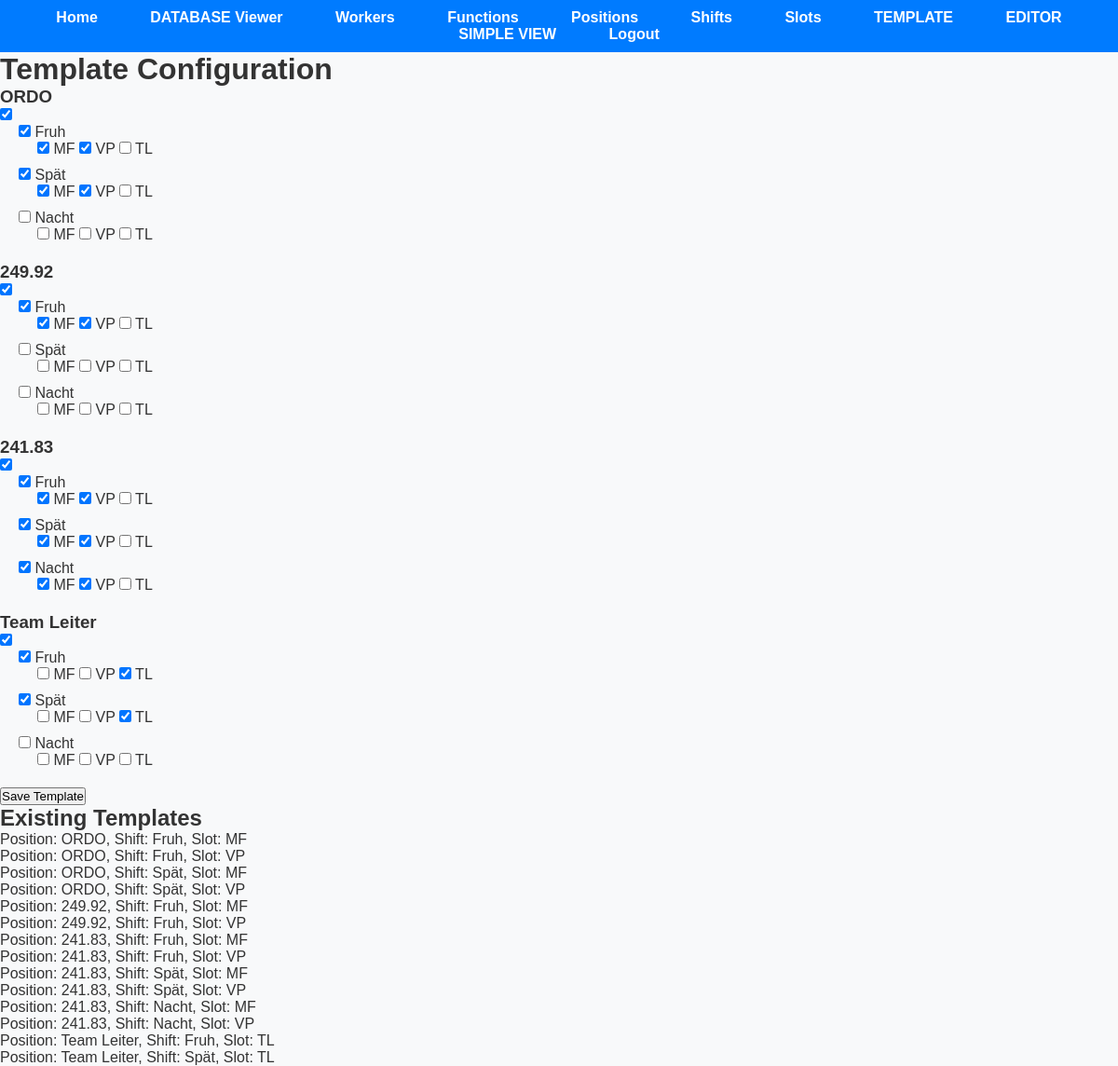
Screenshot of /template (signed in) with the database file from the repository.
### app.py (models this page shows, shortened)
class Position(db.Model):
    position_id = db.Column(db.Integer, primary_key=True)
    user_id = db.Column(db.Integer, nullable=False)
    name = db.Column(db.String(50), nullable=False)

class Shift(db.Model):
    shift_id = db.Column(db.Integer, primary_key=True)
    user_id = db.Column(db.Integer, nullable=False)
    name = db.Column(db.String(50), nullable=False)

class Template(db.Model):
    id = db.Column(db.Integer, primary_key=True)
    user_id = db.Column(db.Integer, db.ForeignKey('user.id'), nullable=False)
    position_id = db.Column(db.Integer, db.ForeignKey('position.position_id'), nullable=False)
    shift_id = db.Column(db.Integer, db.ForeignKey('shift.shift_id'), nullable=False)
    slot_id = db.Column(db.Integer, db.ForeignKey('slot.slot_id'), nullable=False)
    user = db.relationship('User', backref=db.backref('templates', lazy=True))
    position = db.relationship('Position', backref='templates')
    shift = db.relationship('Shift', backref='templates')
    slot = db.relationship('Slot', backref='templates')

class Slot(db.Model):
    slot_id = db.Column(db.Integer, primary_key=True)
    user_id = db.Column(db.Integer, nullable=False)
    name = db.Column(db.String(50), nullable=False)

### app.py (the view, shortened to what this page needs)
@app.route('/template', methods=['GET', 'POST'])
@login_required
@employer_required
def template():
    user_id = current_user.id
    positions = Position.query.filter_by(user_id=user_id).all()
    shifts = Shift.query.filter_by(user_id=user_id).all()
    slots = Slot.query.filter_by(user_id=user_id).all()
    existing_templates = Template.query.filter_by(user_id=user_id).all()
    selected_combinations = {(template.position_id, template.shift_id, template.slot_id) for template in existing_templates}
    print(selected_combinations)  # Debugging: print selected_combinations to see its contents
    return render_template('template.html', positions=positions, shifts=shifts, slots=slots, selected_combinations=selected_combinations, existing_templates=existing_templates, shift_has_data=shift_has_data)

### app.py (called while the page is built)
@login_manager.user_loader
def load_user(user_id):
    return User.query.get(int(user_id))

def employer_required(func):
    @wraps(func)
    def decorated_function(*args, **kwargs):
        if not current_user.is_authenticated:
            flash('You must be logged in to view this page.', 'error')
            return redirect(url_for('login'))
        if current_user.role != 'employer':
            flash('You do not have permission to view this page.', 'error')
            return redirect('/')
        return func(*args, **kwargs)
    return decorated_function

def shift_has_data(existing_templates, position_id, shift_id):
    for template in existing_templates:
        if (template.position_id == position_id) and (template.shift_id == shift_id):
            return True
    return False

### templates/template.html (shortened to what this page needs)
<!DOCTYPE html>
<html lang="en">
<head>
    <link rel="stylesheet" href="{{ url_for('static', filename='styles.css') }}">
</head>
<body>
    {% include 'navbar.html' %}
    <h1>Template Configuration</h1>
    <form id="templateForm" method="post" action="{{ url_for('template') }}">
        <div id="positionsContainer">
            {% for position in positions %}
            <div class="position" data-position-id="{{ position.position_id }}">
                <h3>{{ position.name }}</h3>
                <input type="checkbox" name="positions[{{ position.position_id }}][include]" value="{{ position.position_id }}" {% if position.position_id in selected_combinations|map(attribute=0) %} checked {% endif %}>
                <div class="shifts">
                    {% for shift in shifts %}
                    <div class="shift">
                        <input type="checkbox" name="positions[{{ position.position_id }}][shifts][{{ shift.shift_id }}][include]" value="{{ shift.shift_id }}" {% if shift_has_data(existing_templates, position.position_id, shift.shift_id) %} checked {% endif %}>
                        {{ shift.name }}
                        <div class="slots">
                            {% for slot in slots %}
                            <input type="checkbox" name="positions[{{ position.position_id }}][shifts][{{ shift.shift_id }}][slots][{{ slot.slot_id }}]" value="{{ slot.slot_id }}" {% if (position.position_id, shift.shift_id, slot.slot_id) in selected_combinations %} checked {% endif %}>
                            {{ slot.name }}
                            {% endfor %}
                        </div>
                    </div>
                    {% endfor %}
                </div>
            </div>
            {% endfor %}
        </div>
        <button type="submit">Save Template</button>
    </form>
    <h2>Existing Templates</h2>
    <ul>
        {% for template in existing_templates %}
        <li>Position: {{ template.position.name }}, Shift: {{ template.shift.name }}, Slot: {{ template.slot.name }}</li>
        {% endfor %}
    </ul>
</body>
</html>

### static/styles.css (style rules this page uses)
* { margin: 0; padding: 0; box-sizing: border-box; }
body { font-family: Arial, sans-serif; background-color: #f8f9fa; color: #333; }

### templates/template.html (style rules this page uses)
.position { margin-bottom: 20px; }
.shift { margin-left: 20px; margin-bottom: 10px; }
.slots { margin-left: 20px; }

### rows the page displays
Position: name "ORDO", position_id "☑"
Shift: name "Fruh"
Slot: name "MF"
Slot: name "VP"
Slot: name "TL"
Shift: name "Spät"
Shift: name "Nacht"
Position: name "249.92", position_id "☑"
Position: name "241.83", position_id "☑"
Position: name "Team Leiter", position_id "☑"
Template: position.name "ORDO", shift.name "Fruh", slot.name "MF"
Template: position.name "ORDO", shift.name "Fruh", slot.name "VP"
Template: position.name "ORDO", shift.name "Spät", slot.name "MF"
Template: position.name "ORDO", shift.name "Spät", slot.name "VP"
Template: position.name "249.92", shift.name "Fruh", slot.name "MF"
Template: position.name "249.92", shift.name "Fruh", slot.name "VP"
Template: position.name "241.83", shift.name "Fruh", slot.name "MF"
Template: position.name "241.83", shift.name "Fruh", slot.name "VP"
Template: position.name "241.83", shift.name "Spät", slot.name "MF"
Template: position.name "241.83", shift.name "Spät", slot.name "VP"
Template: position.name "241.83", shift.name "Nacht", slot.name "MF"
Template: position.name "241.83", shift.name "Nacht", slot.name "VP"
Template: position.name "Team Leiter", shift.name "Fruh", slot.name "TL"
Template: position.name "Team Leiter", shift.name "Spät", slot.name "TL"
